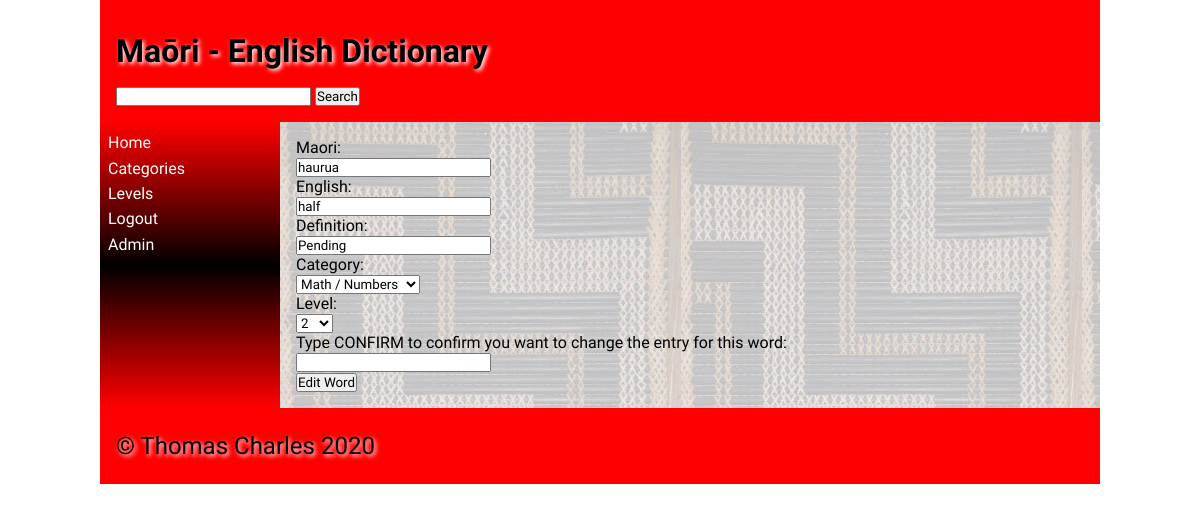
The app's page /editer/157 (signed in) with its own data.
### tables this page shows
CREATE TABLE "words"
(
    PK         integer
        primary key autoincrement,
    Maori      varchar(30)  not null,
    English    varchar(30)  not null,
    Category   integer      not null,
    Definition varchar(150) not null,
    Level      integer      not null,
    Owner      integer,
    Image      varchar(30),
    Date       smalldatetime
);

### app.py (the view)
@app.route('/editer/<word>')
def render_editer(word):  # renders the editer
    if not is_logged_in() or not session.get('admin'):  # if the user isn't logged in and reroutes the home page
        return redirect('/')
    query = "SELECT PK, Category " \
            "FROM Categories"
    con = create_connection(DATABASE)
    cur = con.cursor()
    cur.execute(query)
    categories = cur.fetchall()
    query = "SELECT PK, level " \
            "FROM levels"
    con = create_connection(DATABASE)
    cur = con.cursor()
    cur.execute(query)
    levels = cur.fetchall()
    query = "SELECT Maori, English, Category, Level, Definition, PK " \
            "FROM words WHERE PK = "+word
    con = create_connection(DATABASE)
    cur = con.cursor()
    cur.execute(query)
    word_data = cur.fetchone()
    con.close()
    word_level = 1
    word_category = 1
    for level in levels:
        if word_data[3] == level[0]:
            word_level = level
    for category in categories:
        if str(word_data[2]) == str(category[0]):
            word_category = category
    levels.insert(0, levels.pop(levels.index(word_level)))
    categories.insert(0, categories.pop(categories.index(word_category)))
    return render_template('editer.html', categories=categories, levels=levels, word=word_data, logged_in=is_logged_in())

### app.py (called while the page is built)
def is_logged_in():  # Checks if the user is logged in
    if session.get("email") is None:
        return False
    else:
        print("logged in")
        return True

def create_connection(db_file):  # Creates a connection to the database
    try:
        connection = sqlite3.connect(db_file)
        return connection
    except Error as e:
        print(e)
    return None

### templates/editer.html (shortened to what this page needs)
{% extends 'base.html' %}
{% block heading %}Maōri - English Dictionary{% endblock %}
{% block main %}
<form class="myform" method="POST" action="/edit/{{ word[5] }}">
    <div class="form-group">
        <div class="form-label"><label for="maori">Maori:</label></div>
        <div class="form-element"><input value="{{ word[0] }}" type="text" name="maori" id="maori" required></div>
    </div>
    <div class="form-group">
        <div class="form-label"><label for="english">English:</label></div>
        <div class="form-element"><input value="{{ word[1] }}" type="text" name="english" id="english" required></div>
    </div>
    <div class="form-group">
        <div class="form-label"><label for="definition">Definition:</label></div>
        <div class="form-element"><input value="{{ word[4] }}" type="text" name="definition" id="definition" required></div>
    </div>
    <div class="form-group">
        <div class="form-label"><label for="category">Category:</label></div>
        <select name="category">
        {% for category in categories %}
        <option value="{{category[0]}}">{{category[1]}}</option>
        {% endfor %}
        </select>
    </div>
    <div class="form-group">
        <div class="form-label"><label for="level">Level:</label></div>
        <select name="level">
        {% for level in levels %}
        <option value="{{level[0]}}">{{level[1]}}</option>
        {% endfor %}
        </select>
    </div>
    <div class="form-group">
        <div class="form-label"><label for="confirm">Type CONFIRM to confirm you want to change the entry for this word:</label></div>
        <div class="form-element"><input type="text" name="confirm" id="confirm" required></div>
    </div>
    <div class="form-group">
        <div class="form-element"><input type="submit" value="Edit Word"></div>
    </div>
</form>
{% endblock %}

### static/css/style.css (style rules this page uses)
* { font-family: Comfortaa, sans-serif; margin: 0; padding: 0; box-sizing: border-box; }

### records on screen
words: maori "haurua", english "half", definition "Pending"

### other values on screen
form field category "Math / Numbers"
form field level "2"
